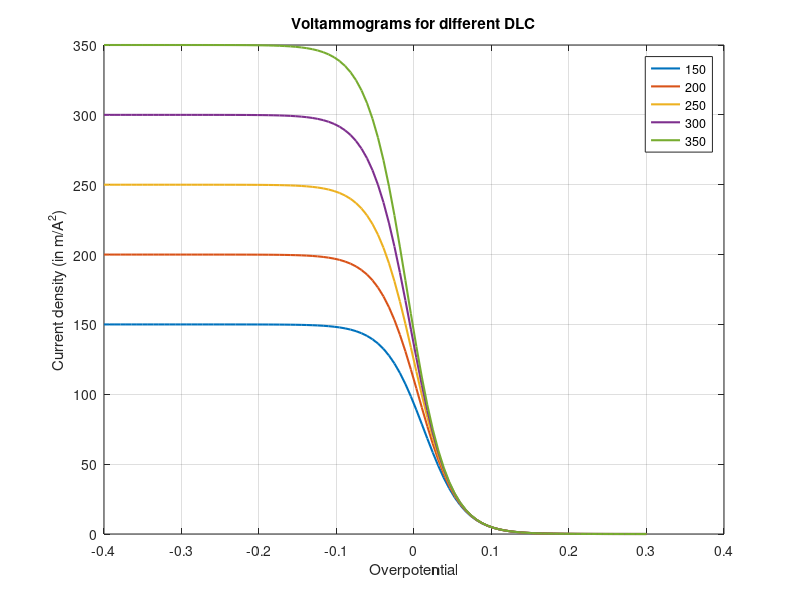

The MATLAB source for this figure:
% voltammogram for copper elctrowinning

% Governing Equations
% Ni = zi*ui*F*ci*del(phi) - Di*del(ci) + Vi*ci
% mui = R*T*ln(del(ci)) + zi*F*del(phi)    %electrochemical potential
% Ji = -Di*ci*del(mui)/R*T  %fiffusion
% dci/dt = -del(Ni) + Ri 
% sum(z*c) = 0              %charge balance
% eta = Eeq - E             the overpotential
% eta = a + b*log(i)        the tafel Equation

% Butler Volmer Equation
% i = i0*(exp(alpha*F*eta/R*T) - exp(-(1-alpha)*F*eta/R*T))

clear ;
                     %global iL i0 R T beta F  n;


                     %im = iL*(1-C(o,s)/C(o,b))
n = 2 ;              %no of electrons transferred
F = 96485 ;          %Faraday's Constant
                     %iL = n*F*Dm*Cmb/dm  ,  km = Dm/dm
km = 1.54e-6 ;       %using sherwood approximation
                     %km = 7.54*D/2*h where D = 2e-9m/s and h = 5mm
Cmb = 600 ;          %bulk copper concentration in mol/m3 (0.6M)
                     %iL = n*F*km*Cmb ;

                     %i = i0*(Cs/Cb)*exp(-n*F*eta_c/R*T)
            
i0 = 245 ;           %i0 == echange current is taken to be 245A/m2
                     %eta_c = (R*T/n*beta*F)*(ln(i0) - ln(i) - ln(iL/(iL-i)))
R = 8.314 ;          % gas constant
T = 298 ;            %at 25 C
beta=0.5 ;
%eta_c = (R*T/(n*beta*F))*(log(i0) - log(i) - log(iL/(iL-i)) ) ;
eta = linspace(-0.4 ,0.3 ,100);
t = length(eta);
i = zeros(1,t);

for iL = 150:50:350

   for itr = 1:t    
        i(itr) = (iL*i0)/((iL*exp((eta(itr)*beta*n*F)/(R*T)))+i0);
   end

    plot(eta , i , 'linewidth' ,1.5 ) ;
    hold on;
end

xlabel('Overpotential') ;
ylabel('Current density (in m/A^2)' ) ;
title('Voltammograms for different DLC') ;
legend('150' ,'200' , '250' , '300' , '350');
grid on ;